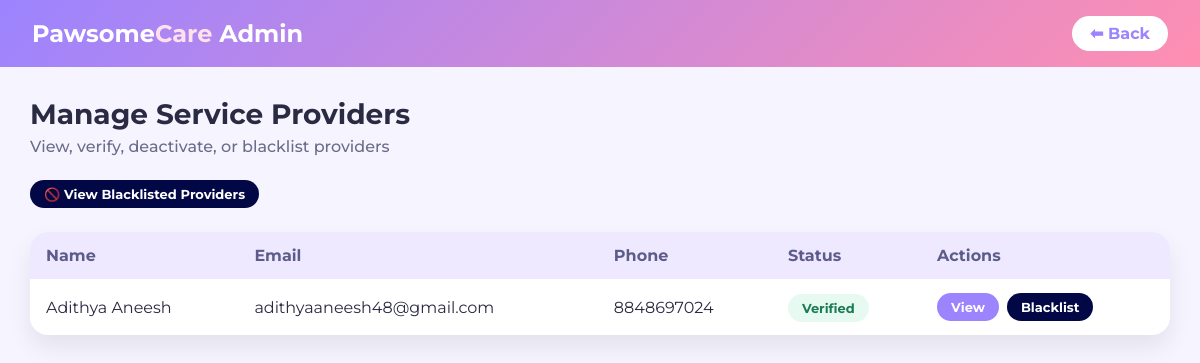
The app's page /provider_manage/, older data.
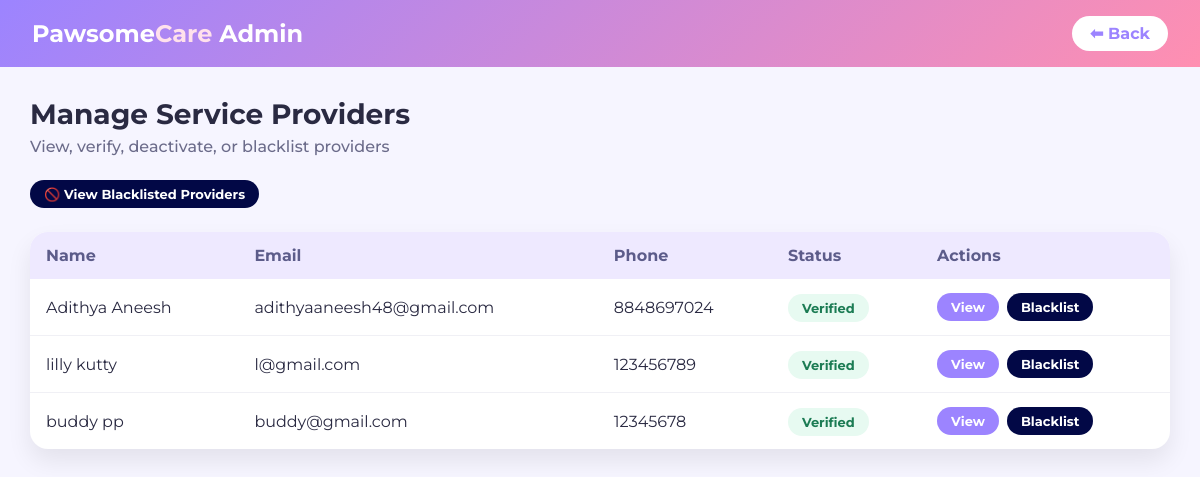
The same page, newer data.
### PetCare/models.py (models this page shows, shortened)
class ServiceProvider(models.Model):
    PROVIDER_TYPE = (
        ('individual', 'Individual'),
        ('organization', 'Organization / Company'),
    )
    ID_TYPE = (
        ('aadhaar', 'Aadhaar'),
        ('pan', 'PAN'),
        ('passport', 'Passport'),
    )
    user = models.OneToOneField(Profile, on_delete=models.CASCADE)
    full_name = models.CharField(max_length=100,null=True,blank=True)
    phone_number = models.CharField(max_length=15,null=True,blank=True)
    provider_type = models.CharField(max_length=20, choices=PROVIDER_TYPE,null=True,blank=True)
    bio = models.TextField(null=True,blank=True)
    city = models.CharField(max_length=50,null=True,blank=True)
    address = models.TextField(null=True,blank=True)
    pincode = models.CharField(max_length=10,null=True,blank=True)
    latitude = models.CharField(max_length=50,null=True,blank=True)
    longitude = models.CharField(max_length=50,null=True,blank=True)
    travel_distance = models.PositiveIntegerField(null=True,blank=True)
    services = models.JSONField(null=True,blank=True)  # store selected services
    id_type = models.CharField(max_length=20, choices=ID_TYPE,null=True,blank=True)
    id_number = models.CharField(max_length=50,unique=True,null=True,blank=True,help_text="Government ID number")
    id_proof = models.FileField(upload_to='providers/id/',null=True,blank=True)
    grooming_certificate = models.FileField(upload_to='providers/certificates/',null=True,blank=True)
    vet_license = models.FileField(upload_to='providers/certificates/',null=True,blank=True)
    training_certificate = models.FileField(upload_to='providers/certificates/',null=True,blank=True)
    organization_registration = models.FileField(upload_to='providers/certificates/',null=True,blank=True)
    is_verified = models.BooleanField(default=False)

class Profile(models.Model):
    user = models.OneToOneField(User,on_delete=models.CASCADE)
    ROLE_CHOICES = (
        ('customer','Customer'),
        ('service_providers','Service Providers')
    )
    role = models.CharField(max_length=50,choices=ROLE_CHOICES,default='customer')

### PetCare/views.py (the view)
# urls.py: path('provider_manage/',views.provider_manage,name='provider_manage'),
def provider_manage(request):
    providers = ServiceProvider.objects.filter(is_verified = True)
    return render(request,'admin/provider_manage.html',{'providers':providers})

### PetCare/templates/admin/provider_manage.html (shortened to what this page needs)
{% load static %}
<!DOCTYPE html>
<html lang="en">
<head>
    <link rel="stylesheet" href="{% static 'css/admin/provider_manage.css' %}">
</head>
<body>
<nav class="admin-navbar">
    <h2 class="logo">Pawsome<span>Care</span> Admin</h2>
    <a href="{% url 'admin_home' %}" class="back-btn">⬅ Back</a>
</nav>
<div class="container">
    <h1>Manage Service Providers</h1>
    <p class="subtitle">View, verify, deactivate, or blacklist providers</p>
    <div class="top-actions">
        <a href="{% url 'blacklist' %}" class="btn danger">
            🚫 View Blacklisted Providers
        </a>
    </div>
    <div class="table-wrapper">
        <table>
            <thead>
                <tr>
                    <th>Name</th>
                    <th>Email</th>
                    <th>Phone</th>
                    <th>Status</th>
                    <th>Actions</th>
                </tr>
            </thead>
            <tbody>
                {% for provider in providers %}
                <tr>
                    <td>{{ provider.full_name }}</td>
                    <td>{{ provider.user.user.email }}</td>
                    <td>{{ provider.phone_number }}</td>
                    <td>
                        {% if provider.is_blacklisted %}
                            <span class="status blacklisted">Blacklisted</span>
                        {% elif provider.is_verified %}
                            <span class="status verified">Verified</span>
                        {% else %}
                            <span class="status pending">Pending</span>
                        {% endif %}
                    </td>
                    <td class="actions">
                        <a href="#" class="btn view">
                            View
                        </a>
                        <a href="{% url 'blacklist_provider' provider.id %}" class="btn danger">
                            Blacklist
                        </a>
                    </td>
                </tr>
                {% empty %}
                <tr>
                    <td colspan="5" class="empty">No service providers found</td>
                </tr>
                {% endfor %}
            </tbody>
        </table>
    </div>
</div>
</body>
</html>

### PetCare/static/css/admin/provider_manage.css (style rules this page uses)
* { margin: 0; padding: 0; box-sizing: border-box; font-family: 'Montserrat', sans-serif; }
body { background: #F6F5FF; color: #2A2A42; }
.admin-navbar { background: linear-gradient(135deg, #9C84FF, #FF8FB1); padding: 16px 32px; display: flex; justify-content: space-between; align-items: center; color: white; }
.logo span { color: #FFE1EC; }
.back-btn { background: white; color: #9C84FF; padding: 8px 18px; border-radius: 20px; font-weight: 700; text-decoration: none; transition: 0.3s; }
.container { padding: 30px; }
h1 { font-size: 28px; margin-bottom: 6px; }
.subtitle { font-weight: 500; color: #6b6b8a; margin-bottom: 24px; }
.table-wrapper { background: white; border-radius: 18px; box-shadow: 0 12px 25px rgba(0,0,0,0.08); overflow-x: auto; }
table { width: 100%; border-collapse: collapse; }
thead { background: #EEE9FF; }
th, td { padding: 14px 16px; text-align: left; }
th { font-weight: 700; color: #5c5c8a; }
tbody tr:not(:last-child) { border-bottom: 1px solid #f0f0f5; }
.status { padding: 6px 14px; border-radius: 20px; font-size: 13px; font-weight: 700; }
.status.verified { background: #E7FAF1; color: #1c7c54; }
.actions { display: flex; gap: 8px; }
.btn { padding: 6px 14px; border-radius: 20px; font-size: 13px; font-weight: 700; text-decoration: none; transition: 0.3s; color: white; }
.btn.view { background: #9C84FF; }
.btn.danger { background: #020846; }
.top-actions { margin: 16px 0 24px; }
.top-actions .btn { display: inline-block; }

Row changes from the older to the newer data that the page shows:
added ServiceProvider: full_name "lilly kutty", user.user.email "l@gmail.com", phone_number "123456789", is_verified "Verified"
added ServiceProvider: full_name "buddy pp", user.user.email "buddy@gmail.com", phone_number "12345678", is_verified "Verified"
